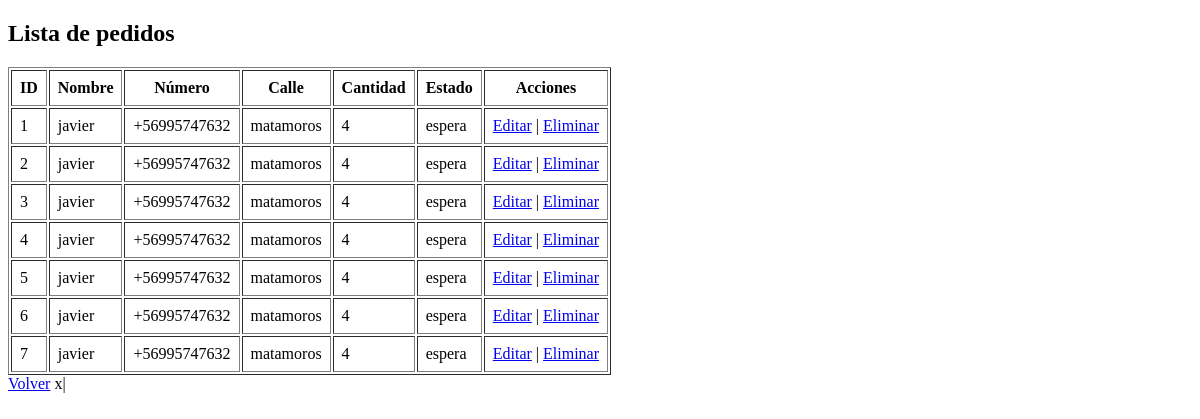
/lista_pedidos/, run on an earlier commit of the app's database.
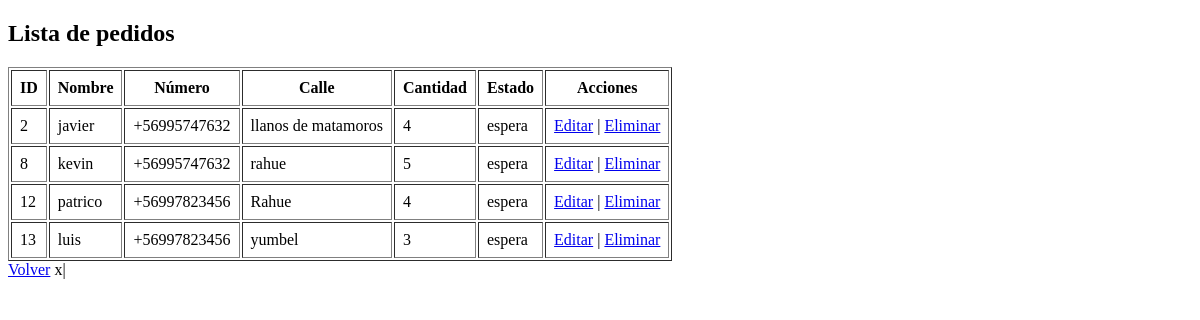
And on a later commit of the database.
### NaturApp/models.py (models this page shows, shortened)
class Pedido(models.Model):
    nombre= models.CharField(max_length=25)
    numero=models.CharField(max_length=25)
    calle=models.CharField(max_length=50)
    cantidad_bidones=models.IntegerField()
    fecha_creacion=models.DateTimeField(auto_now_add=True)
    estado=models.CharField(
        max_length=30,
        default='espera',
        choices=[
            ('en espera','en espera'),
            ('en camino','en camino'),
            ('entregado', 'entregado')
        ]
    )

### NaturApp/views.py (the view)
# urls.py: path('lista_pedidos/',lista_pedidos),
def lista_pedidos(request):
    pedidos = Pedido.objects.all()
    return render(request, 'templatesApp/lista_pedidos.html', {'pedidos': pedidos})

### templates/templatesApp/lista_pedidos.html (shortened to what this page needs)
<!DOCTYPE html>
<html lang="es">
<head>
</head>
<body>
    <h2>Lista de pedidos</h2>
    <table border="1" cellpadding="8">
        <tr>
            <th>ID</th>
            <th>Nombre</th>
            <th>Número</th>
            <th>Calle</th>
            <th>Cantidad</th>
            <th>Estado</th>
            <th>Acciones</th>
        </tr>
        {% for pedido in pedidos %}
        <tr>
            <td>{{ pedido.id }}</td>
            <td>{{ pedido.nombre }}</td>
            <td>{{ pedido.numero }}</td>
            <td>{{ pedido.calle }}</td>
            <td>{{ pedido.cantidad_bidones }}</td>
            <td>{{ pedido.estado }}</td>
            <td>
                <a href="{% url 'actualizarPedido' pedido.id %}">Editar</a> |
                <a href="{% url 'eliminarPedido' pedido.id %}">Eliminar</a>
            </td>
        </tr>
        {% endfor %}
    </table>
    <a href="/menu_empleado/">Volver</a>
</body>
</html>

What changed in the data, as far as the page shows it:
removed Pedido: id "1", nombre "javier", numero "+56995747632", calle "matamoros", cantidad_bidones "4", estado "espera"
removed Pedido: id "3", nombre "javier", numero "+56995747632", calle "matamoros", cantidad_bidones "4", estado "espera"
removed Pedido: id "4", nombre "javier", numero "+56995747632", calle "matamoros", cantidad_bidones "4", estado "espera"
removed Pedido: id "5", nombre "javier", numero "+56995747632", calle "matamoros", cantidad_bidones "4", estado "espera"
removed Pedido: id "6", nombre "javier", numero "+56995747632", calle "matamoros", cantidad_bidones "4", estado "espera"
removed Pedido: id "7", nombre "javier", numero "+56995747632", calle "matamoros", cantidad_bidones "4", estado "espera"
changed Pedido "javier": calle "matamoros" → "llanos de matamoros"
added Pedido: id "8", nombre "kevin", numero "+56995747632", calle "rahue", cantidad_bidones "5", estado "espera"
added Pedido: id "12", nombre "patrico", numero "+56997823456", calle "Rahue", cantidad_bidones "4", estado "espera"
added Pedido: id "13", nombre "luis", numero "+56997823456", calle "yumbel", cantidad_bidones "3", estado "espera"
